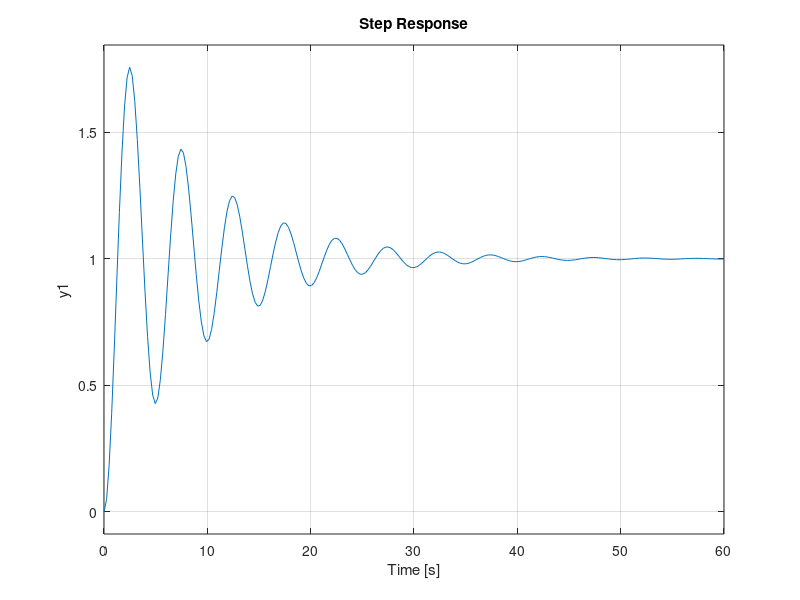

Source code (MATLAB): (Note: this script raises an error after producing the figure.)
%% 
%write the experimentally obtained transfer function
num=1.602;
den= [1 0.2235 0];
G=tf(num,den)
step(G)
step(feedback(G,1))
stepinfo(feedback(G,1))
% writing our desired criteria , concerning the OS and Ts
Mp=0.1;
Ts=2.5
A=(log(Mp))^2
zeta= ((A)/(A+(pi)^2))^0.5;
Wn=(4)/(zeta*Ts);
s1desired= -(zeta*Wn) + (Wn*(1-zeta^2)^0.5)*j
s2desired= -(zeta*Wn) - (Wn*(1-zeta^2)^0.5)*j
%drawing our Root locus 
rlocus(G);
sgrid(zeta, Wn);
%from the intersection of zeta and wn it is clear that we are not on the
%root locus 
%Hence we need to design for our controller 
%%
%designing a pd controller 
%computing the angle of defficiency :
%our poles are ( 0 and 0.2235 )
phi = 180 - (180 - atand(2.182/1.6)) - (180 - atand(2.182/(1.6-0.2235)))

%phi=-68.4971
%Hence I should compensate by 68.4971
% the derivative controller has the form of kd(s+z)
z=1.6 + ((2.182)/(tand(68.4971)))
%z=2.459
num1=[1 2.459];
den1=1;
Gc1=tf(num1,den1);
sys1=Gc1*G;
rlocus(sys1)
sgrid(zeta,Wn)
hold on
[K, poles] = rlocfind(sys1); 
%find kd from the magnitude condition , replace s by s desired :
%by substituting we find that kd =1.85
numt1=[2 2.1]
dent=1
Gct=tf(numt1,dent)
kd=1.85
sys1=kd*sys1
step(feedback(sys1,1))
stepinfo(feedback(sys1,1))
syst=Gct*G*kd
step(feedback(syst,1))
stepinfo(feedback(syst,1))
%Ts=2.5393
%Mp=22.8821
s = tf('s');
ess1=limit(s*(1/(1+(sys1)*1/s)),s,0);
%I was not able to get a value, because I do not have the symbolic Math
%toolbox
%Its clearly visible that our root locus intersects with our desired point 
%%
%design of a PID controller .
%previously we were able to obtain the angle of defficiency phi=-68.4971
%Gc2(s) = (k(s+z1)(s+z2))/s
%let z1=0
%z2=z ; previously determined from the angle of defficiency 
z2=2.459
%Gc2(s) = (k* (s)(s+2.459)) / s
%k is determined from the magnitude condition 
%k= magnitude (s(s^2 + 0.2235 s ))/((s(s+2.459)*1.6) evaluated at s desired
k=1.86;
num2=[1 2.459 0];
den2=[1 0]
Gc2ol=tf(num2,den2)
Gc2=k*Gc2ol
sys2=Gc2*G
step(feedback(sys2,1))
stepinfo(feedback(sys2,1))
%Overshoot = 22.8712
%Ts = 2.5365 
s = tf('s');
ess2=limit(s*(1/(1+(sys2)*1/s)),s,0);
rlocus(sys2);
%as you can notice the root locus has shifted to the right 
sgrid(zeta,Wn);
%our desired points intersect with our root locus 
%%
%The overshoot and settling time are technically very close , but the pd is
%considered to be more stable because the root locus is shifted to the
%right 
